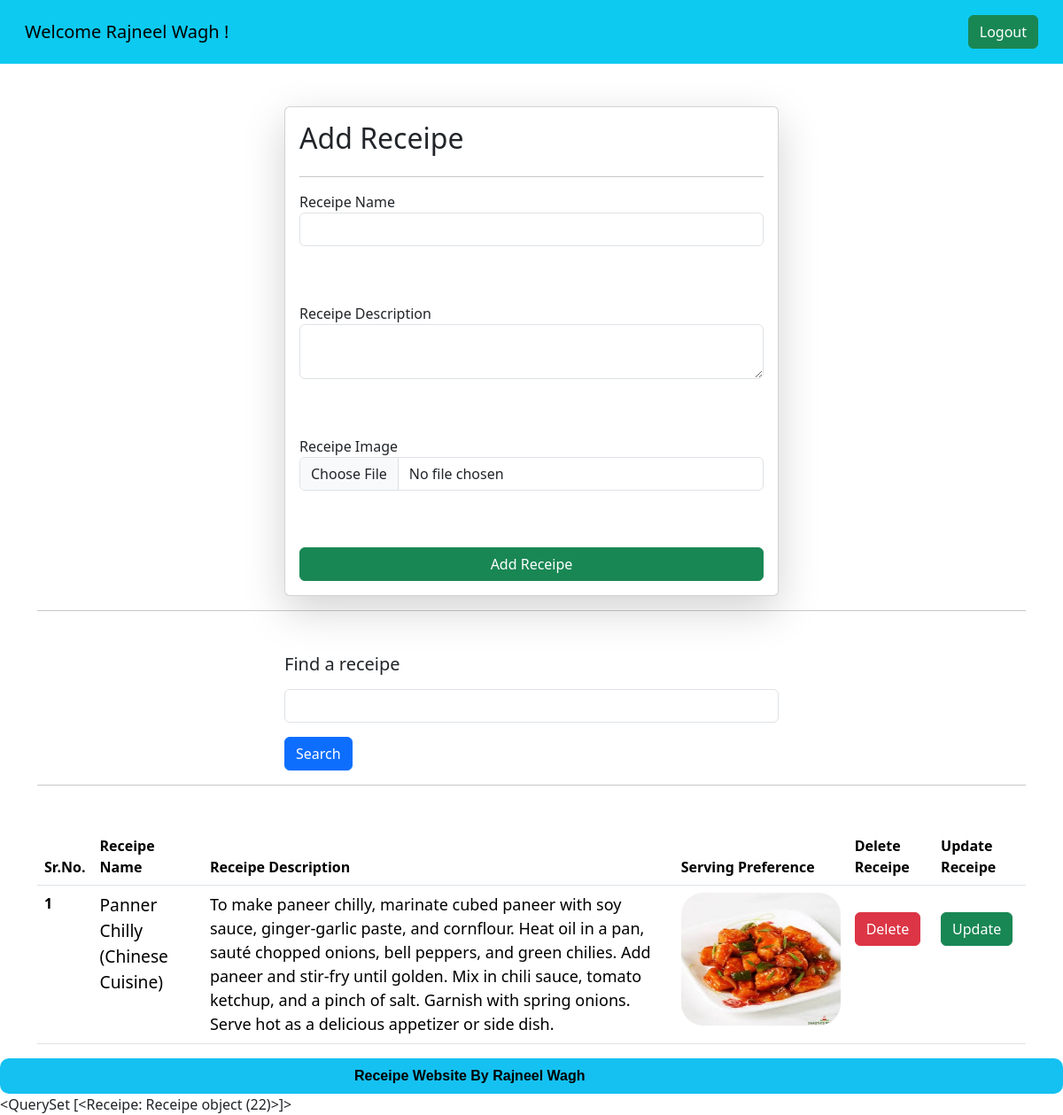
/receipes/ (signed in), run on the app's committed database.
### vege/models.py (models this page shows)
class Receipe(models.Model):
  user = models.ForeignKey(User, on_delete=models.SET_NULL, null=True, blank=True)
  receipe_name = models.CharField(max_length=100)
  receipe_description = models.TextField()
  receipe_image = models.ImageField(upload_to="receipe/")

### vege/views.py (the view, shortened to what this page needs)
# urls.py: path('receipes/',receipes,name='receipes'),
@login_required(login_url="/login")
def receipes(request):
  queryset = Receipe.objects.all()
  if request.GET.get('search'):
    queryset = queryset.filter(receipe_name__icontains = request.GET.get('search'))
  context = {'receipes':queryset}
  return render(request,'receipes.html',context)

### vege/templates/receipes.html (shortened to what this page needs)
{% extends "base.html" %}
{% block start %}
  <nav class="navbar p-3 dark bg-info ">
    <div class="container-fluid">
      {% if request.user.is_authenticated %}
      <a class="navbar-brand">Welcome {{request.user.first_name}} {{request.user.last_name}} !</a>
      {% else  %}
      <a class="navbar-brand">Please 'Login' to access the website!</a>
      {% endif %}
      <form class="d-flex" role="search">
        {% if request.user.is_authenticated %}
        <a class="btn btn-outline-success bg-success text-white" href="/logout" type="submit">Logout</a>
        {% else %}
        <a class="btn btn-outline-success bg-success text-white" href="/login" type="submit">Login</a>
        {% endif %}
      </form>
    </div>
  </nav>
  <div class="container mt-5">
    <form class="col-6 mx-auto card p-3 shadow-lg" method="post" enctype="multipart/form-data">
      <h2>Add Receipe</h2>
      <hr>
      <div class="mb-3">
        <label for="exampleInputEmail1">Receipe Name</label>
        <input required type="text" class="form-control" name="receipe_name">
      </div>
      <br><br>
      <div class="mb-3">
        <label for="exampleInputPassword1">Receipe Description</label>
        <textarea required name="receipe_description" class="form-control"></textarea>
      </div>
      <br><br>
      <div class="mb-3">
        <label for="exampleInputPassword1">Receipe Image</label>
        <input name="receipe_image" type="file" class="form-control" >
      </div>
      <br><br>
      <button type="submit" class="btn btn-success">Add Receipe</button>
    </form>
    <hr>
    <div class="mt-5">
      <div class="mx-auto col-6">
        <form action="">
        <div class="mb-3">
          <label for="exampleInputEmail1" class="form-label"><h5>Find a receipe</h5></label>
          <input type="text" class="form-control" name="search" >
        </div>
        <button type="submit" class="btn btn-primary">Search</button>
      </form>
      </div>
    </div>
    <hr>
    <table class="table mt-5">
      <thead>
        <tr>
          <th scope="col">Sr.No.</th>
          <th scope="col">Receipe Name</th>
          <th scope="col">Receipe Description</th>
          <th scope="col">Serving Preference</th>
          {% if user.is_superuser or user.is_staff %}
          <th scope="col">Delete Receipe</th>
          <th scope="col">Update Receipe</th>
          {% endif %}
        </tr>
      </thead>
      <tbody>
        {% for receipe in receipes %}
        <tr>
          <th scope="row">{{forloop.counter}}</th>
          <td style="font-size: larger;">{{receipe.receipe_name}}</td>
          <td style="font-size: large;">{{receipe.receipe_description}}</td>
          <td>
            <img src="{{ receipe.receipe_image.url}}" style="height: 150px; width: 180px; border-radius: 25px;" alt="{{receipe_name}}">
          </td>
          {% if user.is_superuser or user.is_staff %}
          <td style="padding-top: 30px;"><a href="/delete-receipe/{{receipe.id}}/" class="btn btn-danger">Delete</a></td>
          <td style="padding-top: 30px;"><a href="/update-receipe/{{receipe.id}}/" class="btn btn-success">Update</a></td>
          {% endif %}
        </tr>
        {% endfor %}
      </tbody>
    </table>
  </div>
  <div style="border-radius: 10px;background-color: rgb(21, 193, 241);color: black;height: 40px; font-family:Arial, Helvetica, sans-serif;display: flex;text-align: center;align-items: center;align-content: center;padding-left: 400px;padding-right: 400px;font-weight: 600;">Receipe Website By Rajneel Wagh</div>
{% endblock %}

### vege/templates/base.html (shortened to what this page needs)
<!DOCTYPE html>
<html lang="en">
<head>
    <link href="https://cdn.jsdelivr.net/npm/bootstrap@5.3.2/dist/css/bootstrap.min.css" rel="stylesheet">
</head>
<body>
  {% block start %}
  {% endblock %}
  {{receipes}}
</body>
</html>

### data on the page
Receipe: receipe_name "Panner Chilly (Chinese Cuisine)", receipe_description "To make paneer chilly, marinate cubed paneer with soy sauce, ginger-garlic paste, and cornflour. Heat oil in a pan, sauté chopped onions, bell peppers, and green chilies. Add paneer and stir-fry until golden. Mix in chili sauce, tomato ketchup, and a pinch of salt. Garnish with spring onions. Serve hot as a delicious appetizer or side dish.", receipe_image (picture), id "<QuerySet [<Receipe: Receipe object (22)>]>"

### other printed values
{{ request.user.first_name }} "Rajneel"
{{ request.user.last_name }} "Wagh"
